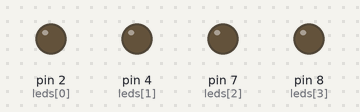
The sketch below on a simulated Arduino Uno, built with avr-gcc and run on an emulated ATmega328P. Shown: output pins drawn as LEDs (lit = HIGH).

Above: at 0.2 s.
At 1.2 s:
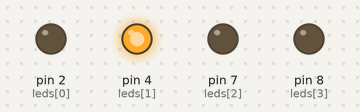
At 2.2 s:
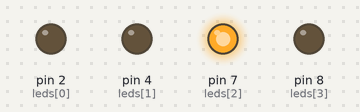
At 4.7 s:
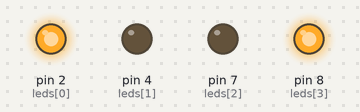
At 7.2 s:
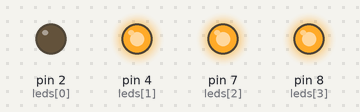
At 9.7 s:
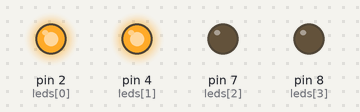
Timing chart, 0 to 10.4 s (numbered marks = the images above):
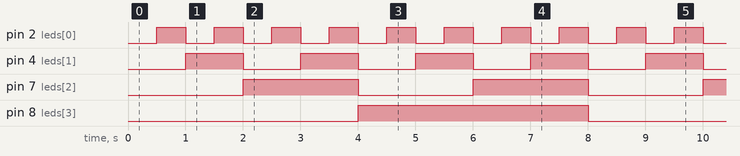

The sketch:

contador_velocidad.ino
```cpp
const int leds[] = {2, 4, 7, 8};
const int numLeds = 4;
int waitDelay = 500;   // tiempo entre cada número

void setup() {
  for (int i = 0; i < numLeds; i++) {
    pinMode(leds[i], OUTPUT);
  }
}

void loop() {
  for (int contador = 0; contador < 16; contador++) {
    mostrarBinario(contador);
    delay(waitDelay);
  }
}

void mostrarBinario(int numero) {
  for (int i = 0; i < numLeds; i++) {
    int estadoBit = bitRead(numero, i);
    digitalWrite(leds[i], estadoBit);
  }
}
```

Measured:
- by itself, pin 2 (leds[0]): alternates HIGH for 0.50 s and LOW for 0.50 s
- by itself, pin 4 (leds[1]): alternates HIGH for 1.0 s and LOW for 1.0 s
- by itself, pin 7 (leds[2]): alternates HIGH for 2.0 s and LOW for 2.0 s
- by itself, pin 8 (leds[3]): alternates HIGH for 4.0 s and LOW for 4.0 s
